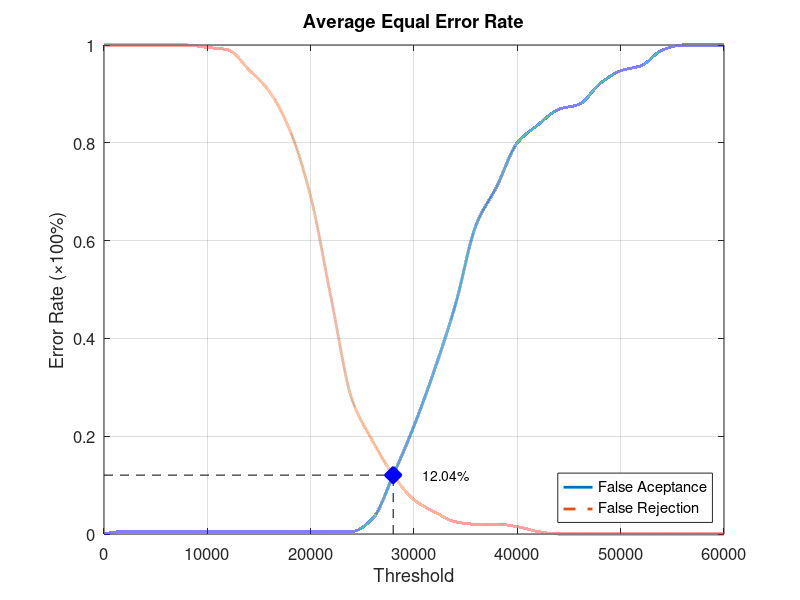
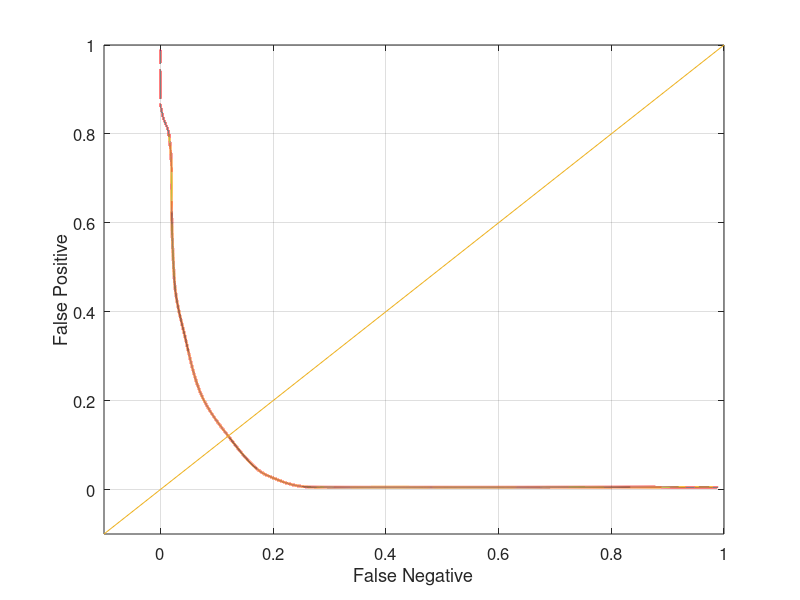

Write MATLAB code to recreate these figures, in order.
function yEER = Database4_3
close all;
clear;
clc;
x = 0:2000:60000;
xq = 0:0.5:60000;

y0 = [0 0.00526316 0.00526316 0.00526316 0.00526316 0.00526316 0.00526316 0.00526316 0.00526316 0.00526316 0.00526316 0.00526316 0.00526316 0.0315789 0.121053 0.221053 0.336842 0.468421 0.631579 0.710526 0.8 0.836842 0.868421 0.878947 0.921053 0.947368 0.957895 0.989474 1 1 1];
yy0 = interp1(x, y0, xq, 'pchip');
y1 = [1 1 1 1 1 0.995 0.99 0.95 0.905 0.825 0.69 0.48 0.275 0.19 0.12 0.07 0.045 0.025 0.02 0.02 0.015 0.005 0 0 0 0 0 0 0 0 0];
yy1 = interp1(x, y1, xq, 'pchip');

% Calculating EER: 
y2 = abs(y0 - y1);
find(y2 == min(y2))
yy2 = abs(yy0 - yy1);
xEER = find(yy2 == min(yy2));
xEERIndex = xq(xEER) % X-axis EER
yEER = yy0(xEER) % Y-axis EER

main = figure
plot(xq, yy0,'-','LineWidth', 2);	hold on
plot(xq, yy1,'--','LineWidth', 2);	hold on
plot([xEERIndex xEERIndex], [0 yEER], 'k--');	hold on
plot([0 xEERIndex], [yEER yEER], 'k--');	hold on
plot(xEERIndex, yEER, 'bx', 'LineWidth', 10);	hold on
text(xEERIndex + 10 * xEERIndex / 100, yEER, [num2str(round((10000 * yEER)) / 100) '%'])
legend('False Aceptance', 'False Rejection', 'Location', 'SouthEast')
xlabel('Threshold')
ylabel('Error Rate (\times100%)')
title('Average Equal Error Rate')
set(gca, 'FontSize', 12)
axis([0 60000 0 1])
grid on

print(main, 'Database4_3Main', '-dpng');
FNRxFPR = figure('Color', [1 1 1]);
plot(yy1, yy0, '-', yy1, yy0, 'LineWidth', 2);
hold on
y = -0.1:0.1:1
plot(y, y); 
set(gca, 'FontSize', 12)
xlabel('False Negative')
ylabel('False Positive')
axis([-0.1 1 -0.1 1])
set(gca, 'FontSize', 12)
grid on

print(FNRxFPR, 'Database4_3FNRxFPR','-dpng');
end
